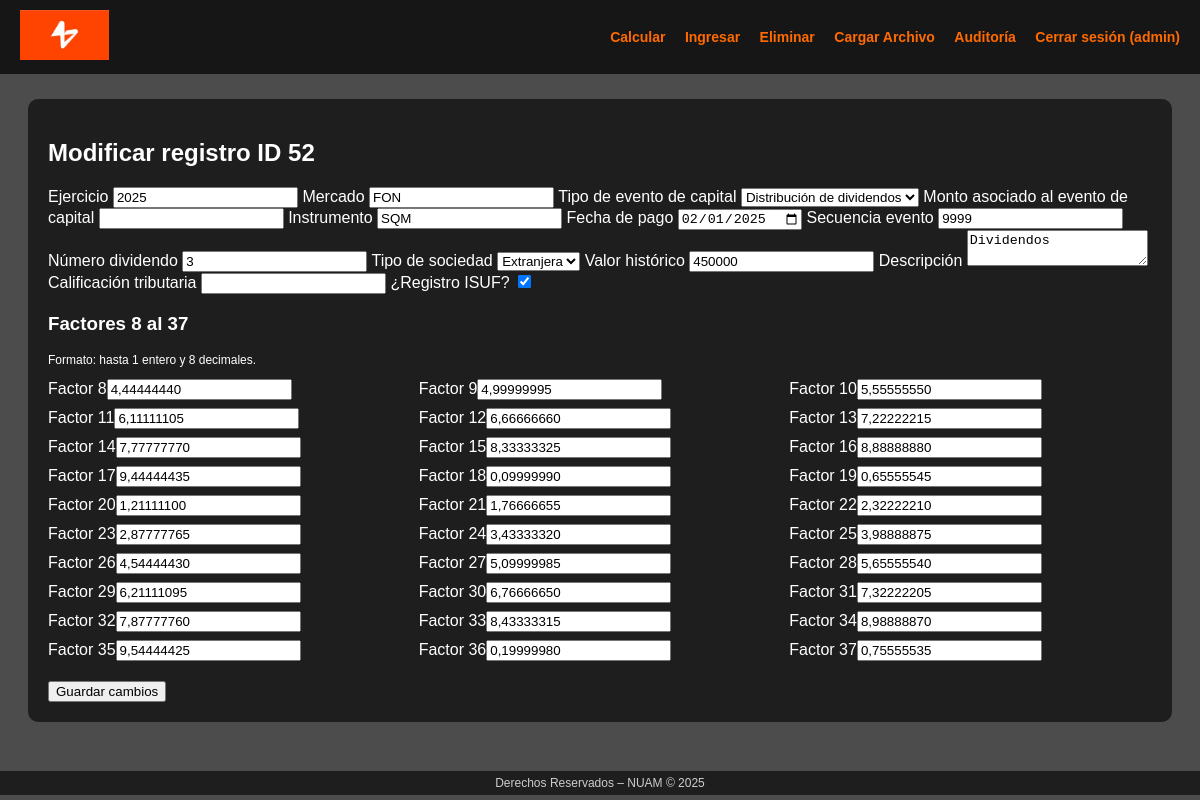
The page /modificar/52/ (signed in) on the database its author committed.
### nuam/models.py (models this page shows, shortened)
class Registro(models.Model):
    ejercicio = models.PositiveIntegerField(
        help_text="Ejercicio / Año. Ej: 2023",
        validators=[
            MinValueValidator(1900),
            MaxValueValidator(2100),
        ],
    )
    mercado = models.CharField(
        max_length=3,
        help_text="Mercado (3 caracteres). Ej: ACN",
        validators=[
            RegexValidator(
                regex=r"^[A-Z0-9]{1,3}$",
                message="El mercado debe tener entre 1 y 3 caracteres en mayúscula.",
            )
        ],
    )
    instrumento = models.CharField(
        max_length=100,
        help_text="Instrumento. Ej: COPEC",
    )
    fecha_pago = models.DateField(
        help_text="Fecha de pago en formato DD-MM-AAAA",
    )
    secuencia_evento = models.CharField(
        max_length=10,
        help_text="Secuencia del evento (hasta 10 dígitos).",
        validators=[
            RegexValidator(
                regex=r"^[0-9]{1,10}$",
                message="La secuencia debe contener solo dígitos (máx. 10).",
            )
        ],
    )
    numero_dividendo = models.CharField(
        max_length=10,
        help_text="Número de dividendo (hasta 10 dígitos).",
        validators=[
            RegexValidator(
                regex=r"^[0-9]{1,10}$",
                message="El número de dividendo debe contener solo dígitos (máx. 10).",
            )
        ],
        blank=True,
        null=True,
    )
    TIPO_SOCIEDAD_CHOICES = [
        ("SAA", "Sociedad Anónima Abierta (S.A. Abierta)"),
        ("SAC", "Sociedad Anónima Cerrada (S.A. Cerrada)"),
        ("SPA", "Sociedad por Acciones (SpA)"),
        ("LTDA", "Sociedad de Responsabilidad Limitada (Ltda.)"),
        ("EIRL", "Empresa Individual de Responsabilidad Limitada (EIRL)"),
        ("EXT", "Sociedad Extranjera"),
        ("OTRA", "Otra entidad / vehículo de inversión"),
    ]
    tipo_sociedad = models.CharField(
        max_length=4,
        choices=TIPO_SOCIEDAD_CHOICES,
        help_text="Tipo de sociedad emisora responsable del instrumento.",
    )
    TIPO_EVENTO_CAPITAL_CHOICES = [
        ("AUM_CAP", "Aumento de capital"),
        ("DIS_CAP", "Disminución de capital"),
        ("DIV_CAP", "Distribución de dividendos"),
        ("FUSION", "Fusión / Reorganización societaria"),
        ("OTRO", "Otro evento de capital"),
    ]
    tipo_evento_capital = models.CharField(
        verbose_name="Tipo de evento de capital",
        max_length=20,
        choices=TIPO_EVENTO_CAPITAL_CHOICES,
        blank=True,
        null=True,
        help_text="Clasificación del evento de capital asociado al instrumento.",
    )
    monto_evento_capital = models.DecimalField(
        verbose_name="Monto asociado al evento de capital",
        max_digits=18,
        decimal_places=2,
        blank=True,
        null=True,
        validators=[MinValueValidator(Decimal("0"))],
        help_text=(
            "Monto monetario vinculado al evento de capital "
            "(por ejemplo, emisión, disminución o distribución de capital)."
        ),
    )
    valor_historico = models.DecimalField(
        max_digits=10,
        decimal_places=0,
        help_text="Valor histórico (entero, hasta 10 dígitos).",
        validators=[
            MinValueValidator(0),
        ],
    )
    descripcion = models.CharField(
        max_length=255,
        blank=True,
        null=True,
        help_text="Descripción opcional del evento / instrumento.",
    )
    isuf = models.BooleanField(
        default=False,
        help_text="Indica si la operación tiene tratamiento ISUF (Sí/No)."
    )
    calificacion_tributaria = models.DecimalField(
        max_digits=3,
        decimal_places=1,
        blank=True,
        null=True,
        help_text="Calificación tributaria entre 1.0 y 7.0.",
        validators=[
            MinValueValidator(Decimal("1.0")),
            MaxValueValidator(Decimal("7.0")),
        ],
    )
    def _factor_field(help_text):
        return models.DecimalField(
            max_digits=10,          # 1 entero + 8 decimales
            decimal_places=8,
            null=True,
            blank=True,
            validators=[
                MinValueValidator(Decimal("0")),
                MaxValueValidator(Decimal("1.00000000")),
            ],
            help_text=help_text,
        )
    factor_8 = _factor_field("Factor 8: decimal entre 0 y 1, con hasta 8 decimales.")
    factor_9 = _factor_field("Factor 9: decimal entre 0 y 1, con hasta 8 decimales.")
    factor_10 = _factor_field("Factor 10: decimal entre 0 y 1, con hasta 8 decimales.")
    factor_11 = _factor_field("Factor 11: decimal entre 0 y 1, con hasta 8 decimales.")
    factor_12 = _factor_field("Factor 12: decimal entre 0 y 1, con hasta 8 decimales.")
    factor_13 = _factor_field("Factor 13: decimal entre 0 y 1, con hasta 8 decimales.")
    factor_14 = _factor_field("Factor 14: decimal entre 0 y 1, con hasta 8 decimales.")
    factor_15 = _factor_field("Factor 15: decimal entre 0 y 1, con hasta 8 decimales.")
    factor_16 = _factor_field("Factor 16: decimal entre 0 y 1, con hasta 8 decimales.")
    factor_17 = _factor_field("Factor 17: decimal entre 0 y 1, con hasta 8 decimales.")
    factor_18 = _factor_field("Factor 18: decimal entre 0 y 1, con hasta 8 decimales.")
    factor_19 = _factor_field("Factor 19: decimal entre 0 y 1, con hasta 8 decimales.")
    factor_20 = _factor_field("Factor 20: decimal entre 0 y 1, con hasta 8 decimales.")
    factor_21 = _factor_field("Factor 21: decimal entre 0 y 1, con hasta 8 decimales.")
    factor_22 = _factor_field("Factor 22: decimal entre 0 y 1, con hasta 8 decimales.")
    factor_23 = _factor_field("Factor 23: decimal entre 0 y 1, con hasta 8 decimales.")
    factor_24 = _factor_field("Factor 24: decimal entre 0 y 1, con hasta 8 decimales.")
    factor_25 = _factor_field("Factor 25: decimal entre 0 y 1, con hasta 8 decimales.")
    factor_26 = _factor_field("Factor 26: decimal entre 0 y 1, con hasta 8 decimales.")
    factor_27 = _factor_field("Factor 27: decimal entre 0 y 1, con hasta 8 decimales.")
    factor_28 = _factor_field("Factor 28: decimal entre 0 y 1, con hasta 8 decimales.")
    factor_29 = _factor_field("Factor 29: decimal entre 0 y 1, con hasta 8 decimales.")
    factor_30 = _factor_field("Factor 30: decimal entre 0 y 1, con hasta 8 decimales.")
    factor_31 = _factor_field("Factor 31: decimal entre 0 y 1, con hasta 8 decimales.")
    factor_32 = _factor_field("Factor 32: decimal entre 0 y 1, con hasta 8 decimales.")
    factor_33 = _factor_field("Factor 33: decimal entre 0 y 1, con hasta 8 decimales.")
    factor_34 = _factor_field("Factor 34: decimal entre 0 y 1, con hasta 8 decimales.")
    factor_35 = _factor_field("Factor 35: decimal entre 0 y 1, con hasta 8 decimales.")
    factor_36 = _factor_field("Factor 36: decimal entre 0 y 1, con hasta 8 decimales.")
    factor_37 = _factor_field("Factor 37: decimal entre 0 y 1, con hasta 8 decimales.")
    usuario_registro = models.ForeignKey(
        User,
        on_delete=models.PROTECT,
        related_name="registros_calificacion",
        help_text="Usuario NUAM que realiza el ingreso o modificación.",
    )
    fecha_creacion = models.DateTimeField(auto_now_add=True)
    fecha_actualizacion = models.DateTimeField(auto_now=True)
    class Meta:
        verbose_name = "Registro de Calificación Tributaria"
        verbose_name_plural = "Registros de Calificación Tributaria"
        ordering = ["-fecha_pago", "-fecha_creacion"]

### nuam/views.py (the view, shortened to what this page needs)
# urls.py: path('modificar/<int:registro_id>/', views.modificar_view, name='modificar'),
@login_required(login_url="login")
def modificar_view(request, registro_id):
    if request.user.username not in ["admin", "admin2"]:
        return render(request, "modificar.html", {
            "error": "No tienes permisos para modificar. Solo admin y admin2.",
            "registro": None,
            "mensaje": "",
        })
    registro = get_object_or_404(Registro, id=registro_id)
    error = ""
    mensaje = ""
    factors_range = range(8, 38)
    factores = [{"numero": i, "valor": getattr(registro, f"factor_{i}", None)}
                for i in factors_range]
    return render(request, "modificar.html", {
        "registro": registro,
        "error": error,
        "mensaje": mensaje,
        "factores": factores,
    })

### nuam/templates/modificar.html (shortened to what this page needs)
{% extends "base.html" %}
{% block content %}
<h2>Modificar registro ID {{ registro.id }}</h2>
{% if not registro %}
    <p>No hay registro para mostrar.</p>
    <a href="{% url 'calcular' %}" class="btn">Volver</a>
{% else %}
<form method="post">
    <div class="grid-2">
        <div>
            <label>Ejercicio</label>
            <input type="number" name="ejercicio" value="{{ registro.ejercicio }}">
            <label>Mercado</label>
            <input type="text" name="mercado" value="{{ registro.mercado }}">
            <label>Tipo de evento de capital</label>
            <select name="tipo_evento_capital">
                <option value="DIV_CAP" {% if registro.tipo_evento_capital == "DIV_CAP" %}selected{% endif %}>Distribución de dividendos</option>
            </select>
            <label>Monto asociado al evento de capital</label>
            <input type="number" name="monto_evento_capital" step="0.01" value="{{ registro.monto_evento_capital|default_if_none:'' }}">
            <label>Instrumento</label>
            <input type="text" name="instrumento" value="{{ registro.instrumento }}">
            <label>Fecha de pago</label>
            <input type="date" name="fecha_pago" value="{{ registro.fecha_pago|date:'Y-m-d' }}">
            <label>Secuencia evento</label>
            <input type="text" name="secuencia_evento" value="{{ registro.secuencia_evento }}">
            <label>Número dividendo</label>
            <input type="text" name="numero_dividendo" value="{{ registro.numero_dividendo|default_if_none:'' }}">
            <label>Tipo de sociedad</label>
            <select name="tipo_sociedad">
                <option value="EXT" {% if registro.tipo_sociedad == 'EXT' %}selected{% endif %}>Extranjera</option>
            </select>
            <label>Valor histórico</label>
            <input type="number" name="valor_historico" value="{{ registro.valor_historico }}">
            <label>Descripción</label>
            <textarea name="descripcion">{{ registro.descripcion|default_if_none:'' }}</textarea>
            <label>Calificación tributaria</label>
            <input type="number" name="calificacion_tributaria" step="0.1" value="{{ registro.calificacion_tributaria|default_if_none:'' }}">
            <label>¿Registro ISUF?</label>
            <input type="checkbox" name="isuf" {% if registro.isuf %}checked{% endif %}>
        </div>
<div>
    <h3>Factores 8 al 37</h3>
    <p style="font-size: 12px;">Formato: hasta 1 entero y 8 decimales.</p>
    <div style="display:grid;grid-template-columns:repeat(3,1fr);gap:8px;">
        <div><label>Factor 8</label><input name="factor_8" value="{{ registro.factor_8 }}"></div>
        <div><label>Factor 9</label><input name="factor_9" value="{{ registro.factor_9 }}"></div>
        <div><label>Factor 10</label><input name="factor_10" value="{{ registro.factor_10 }}"></div>
        <div><label>Factor 11</label><input name="factor_11" value="{{ registro.factor_11 }}"></div>
        <div><label>Factor 12</label><input name="factor_12" value="{{ registro.factor_12 }}"></div>
        <div><label>Factor 13</label><input name="factor_13" value="{{ registro.factor_13 }}"></div>
        <div><label>Factor 14</label><input name="factor_14" value="{{ registro.factor_14 }}"></div>
        <div><label>Factor 15</label><input name="factor_15" value="{{ registro.factor_15 }}"></div>
        <div><label>Factor 16</label><input name="factor_16" value="{{ registro.factor_16 }}"></div>
        <div><label>Factor 17</label><input name="factor_17" value="{{ registro.factor_17 }}"></div>
        <div><label>Factor 18</label><input name="factor_18" value="{{ registro.factor_18 }}"></div>
        <div><label>Factor 19</label><input name="factor_19" value="{{ registro.factor_19 }}"></div>
        <div><label>Factor 20</label><input name="factor_20" value="{{ registro.factor_20 }}"></div>
        <div><label>Factor 21</label><input name="factor_21" value="{{ registro.factor_21 }}"></div>
        <div><label>Factor 22</label><input name="factor_22" value="{{ registro.factor_22 }}"></div>
        <div><label>Factor 23</label><input name="factor_23" value="{{ registro.factor_23 }}"></div>
        <div><label>Factor 24</label><input name="factor_24" value="{{ registro.factor_24 }}"></div>
        <div><label>Factor 25</label><input name="factor_25" value="{{ registro.factor_25 }}"></div>
        <div><label>Factor 26</label><input name="factor_26" value="{{ registro.factor_26 }}"></div>
        <div><label>Factor 27</label><input name="factor_27" value="{{ registro.factor_27 }}"></div>
        <div><label>Factor 28</label><input name="factor_28" value="{{ registro.factor_28 }}"></div>
        <div><label>Factor 29</label><input name="factor_29" value="{{ registro.factor_29 }}"></div>
        <div><label>Factor 30</label><input name="factor_30" value="{{ registro.factor_30 }}"></div>
        <div><label>Factor 31</label><input name="factor_31" value="{{ registro.factor_31 }}"></div>
        <div><label>Factor 32</label><input name="factor_32" value="{{ registro.factor_32 }}"></div>
        <div><label>Factor 33</label><input name="factor_33" value="{{ registro.factor_33 }}"></div>
        <div><label>Factor 34</label><input name="factor_34" value="{{ registro.factor_34 }}"></div>
        <div><label>Factor 35</label><input name="factor_35" value="{{ registro.factor_35 }}"></div>
        <div><label>Factor 36</label><input name="factor_36" value="{{ registro.factor_36 }}"></div>
        <div><label>Factor 37</label><input name="factor_37" value="{{ registro.factor_37 }}"></div>
    </div>
</div>
    <button type="submit" class="btn btn-primary" style="margin-top:20px;">Guardar cambios</button>
</form>
{% endif %}
{% endblock %}

### nuam/templates/base.html (shortened to what this page needs)
{% load static %}
<!DOCTYPE html>
<html lang="es">
<head>
</head>
<body>
    <header>
        <div class="logo">
            <a href="{% url 'index' %}">
                <img src="{% static 'img/logo_nuam.png' %}" alt="Logo NUAM">
            </a>
        </div>
        <nav>
            {% if user.is_authenticated %}
                <a href="{% url 'calcular' %}">Calcular</a>
                <a href="{% url 'insertar' %}">Ingresar</a>
                <a href="{% url 'eliminar' %}">Eliminar</a>
                <a href="{% url 'cargar_archivo' %}">Cargar Archivo</a>
                {% if user.username == "admin" or user.username == "admin2" %}
                    <a href="{% url 'auditoria' %}">Auditoría</a>
                {% endif %}
                <a href="{% url 'logout' %}">Cerrar sesión ({{ user.username }})</a>
            {% else %}
                <a href="{% url 'login' %}">Iniciar sesión</a>
            {% endif %}
        </nav>
    </header>
    <div class="container">
        {% block content %}{% endblock %}
    </div>
    <footer>
        Derechos Reservados – NUAM © 2025
    </footer>
</body>
</html>

### nuam/templates/base.html (style rules this page uses)
body { margin: 0; padding: 0; color: white; font-family: Arial, sans-serif; }
header { display: flex; align-items: center; justify-content: space-between; background: rgba(0,0,0,0.7); padding: 10px 20px; }
.logo img { height: 50px; cursor: pointer; transition: 0.2s; }
nav a { margin-left: 15px; color: #ff6a00; text-decoration: none; font-weight: bold; font-size: 14px; }
.container { width: 92%; margin: 25px auto 70px auto; background: rgba(0,0,0,0.6); padding: 20px; border-radius: 10px; }
footer { position: fixed; bottom: 5px; left: 0; width: 100%; text-align: center; font-size: 12px; color: #ccc; background: rgba(0,0,0,0.6); padding: 5px 0; }

### rows shown on the page
Registro: id "52", ejercicio "2025", mercado "FON", tipo_evento_capital "Distribución de dividendos", instrumento "SQM", fecha_pago "02/01/2025", secuencia_evento "9999", numero_dividendo "3", tipo_sociedad "Extranjera", valor_historico "450000", descripcion "Dividendos", isuf "☑", factor_8 "4,44444440", factor_9 "4,99999995", factor_10 "5,55555550", factor_11 "6,11111105", factor_12 "6,66666660", factor_13 "7,22222215", factor_14 "7,77777770", factor_15 "8,33333325", factor_16 "8,88888880", factor_17 "9,44444435", factor_18 "0,09999990", factor_19 "0,65555545", factor_20 "1,21111100", factor_21 "1,76666655", factor_22 "2,32222210", factor_23 "2,87777765", factor_24 "3,43333320", factor_25 "3,98888875", factor_26 "4,54444430", factor_27 "5,09999985", factor_28 "5,65555540", factor_29 "6,21111095", factor_30 "6,76666650", factor_31 "7,32222205", factor_32 "7,87777760", factor_33 "8,43333315", factor_34 "8,98888870", factor_35 "9,54444425", factor_36 "0,19999980", factor_37 "0,75555535"

### other values the page prints
{{ user.username }} "admin"
